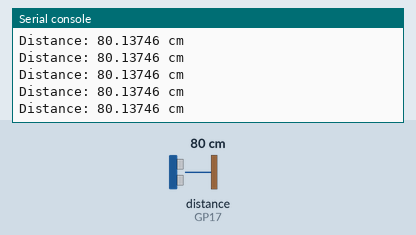
Recording of a program running on a simulated Raspberry Pi Pico running MicroPython. Parts: the last lines printed to the serial console. The test bench sets the inputs (shaded band); at power-on: distance to the obstacle (sensor on GP17) 80 cm. The echo pulse lasts 58.3 µs per cm; library files of the repository ran but are not shown: hcsr04.py.

Above: at 1.2 s.
1.3 s: distance to the obstacle (sensor on GP17) set to 2 cm
At 1.38 s:
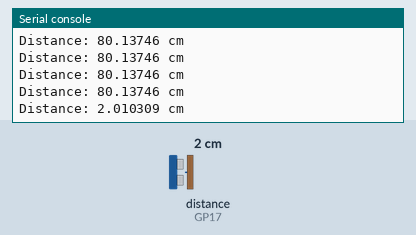
2.8 s: distance to the obstacle (sensor on GP17) set to 4 cm
At 2.89 s:
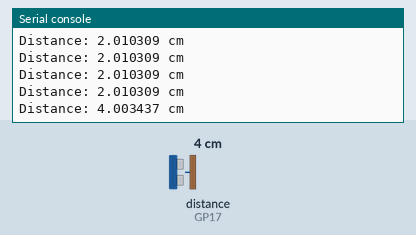
Timing chart, 0 to 5.8 s (numbered marks = the images above; inputs shaded):
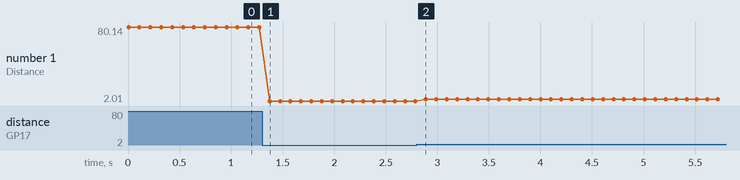

Measured:
- after the input at 1.3 s, the serial console: prints a new line after 0.07 s (image 1)
- after the input at 2.8 s, the serial console: prints a new line after 0.09 s (image 2)
- plotted number 1: 80.14 → 2.01 after the input at 1.3 s, 2.01 → 4 after the input at 2.8 s

The program:

11_distance_measurement.py
```python
from hcsr04 import HCSR04
from time import sleep

sensor = HCSR04(
    trigger_pin = 16,    # Digital Output Pin
    echo_pin    = 17     # Digital Input Pin
)

while True:
    try:
        distance = sensor.distance_cm()
        print("Distance:", distance, "cm")
    except OSError as e:
        print("Measurement error:", e)

    sleep(0.1)
```
